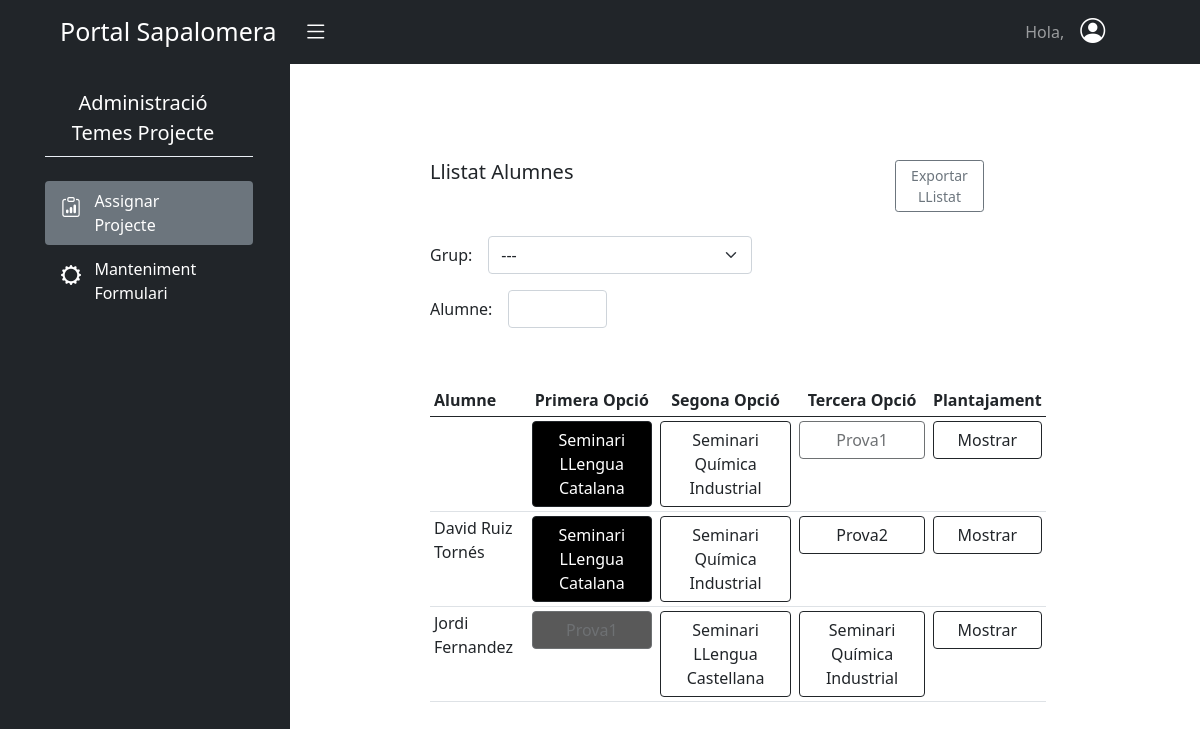
Page /aplicacions/projecte_batxillerat/assignarProjecte/ (signed in) on the committed database.
### batxillerat_projecte/models.py (models this page shows)
class Solicitud(models.Model):
    plantajament = models.TextField()
    seminari = models.ForeignKey(Seminari, on_delete=models.CASCADE)
    usuari = models.ForeignKey(User, on_delete=models.CASCADE)
    assignat = models.BooleanField(default=False)
    class Meta:
        permissions = (
            ("enviar_solicitud", "Pot enviar Solicitud"),
        )

class Seminari(models.Model):
    nom = models.CharField(max_length=100)
    departament = models.ForeignKey(Departament, on_delete=models.CASCADE)
    places = models.PositiveSmallIntegerField()
    def __str__(self):
        return self.nom

### batxillerat_projecte/views.py (the view)
# urls.py: path('assignarProjecte/', AssignarProjecte, name='assignar-projecte'),
@login_required
@permission_required('batx_seminaris.gestio_professor',raise_exception=True)
def AssignarProjecte(request):
    if request.method == 'POST':
        solicitudId = request.POST.get('solicitudId')
        usuariId = request.POST.get('usuariId')
        SolicitudsUsuari = Solicitud.objects.filter(usuari_id=usuariId)
        SolicitudsUsuari.filter(assignat=True).update(assignat=False)
        SolicitudsUsuari.filter(id=solicitudId).update(assignat=True)
        placesDisponibles = list(Solicitud.objects.values('seminari').annotate(num_places=F('seminari__places')-Count(Case(When(assignat=True, then=1)))))
        return JsonResponse({'data':placesDisponibles})
    else:
        Solicituds = Solicitud.objects.all()
        grups= Group.objects.filter(curs=3)
        placesDisponibles = Solicitud.objects.values('seminari').annotate(num_places=F('seminari__places')-Count(Case(When(assignat=True, then=1))))
        solicitudsPerId={}
        for solicitud in Solicituds:
            solicitudsPerId.setdefault(solicitud.usuari_id, []).append(solicitud)
        llistaSolicitudsId = sorted(solicitudsPerId.items())
        return render(request, 'batx_seminaris/assignar_projecte.html', {'llista_solicituds': llistaSolicitudsId,'placesDisponibles':placesDisponibles,"llista_grups":grups})

### batxillerat_projecte/templates/batx_seminaris/assignar_projecte.html (shortened to what this page needs)
{% extends "base.html" %}
{% load crispy_forms_tags %}
{% load static %}
{% block content %}
<div id="wrapper">
  <div class="container-fluid">
      <div id="sidebar-wrapper">
          <ul class="sidebar-nav">
              <div class="row d-flex justify-content-center">
                  <div class="col-11">
                      <div class="row">
                          <div class="col-11 text-white">
                              <ul>
                                  <li class="colorNavLink fs-5 nav-link pt-4 ps-1 text-center colorNavModificat">Administració </br>Temes Projecte</li>
                                  <div style="background-color:#EAEFF5;height:1px;"></div>
                                  <li class="colorNavLink rounded nav-link mt-4 bg-secondary" role="button">
                                    <div class="row">
                                      <div class="col-sm-2  pt-1">
                                        <i class="bi bi-clipboard-data me-3" style="font-size:20px;"></i>
                                      </div>
                                      <div class="col-sm-8 pe-2  me-4">
                                          Assignar<br>Projecte
                                      </div>
                                    </div>
                                  </li>
                                  <li onclick = "location.href= '{% url 'batxSeminaris:manteniment-formulari' %}'" class=" colorNavLink nav-link color-boto rounded mt-1" role="button">
                                      <div class="row">
                                        <div class="col-sm-2 pt-1">
                                            <i class="bi bi-gear-wide" style="font-size:20px;" ></i>
                                        </div>
                                        <div class="col-sm-8">
                                            Manteniment <br> Formulari
                                        </div>
                                      </div>
                                    </li>
                              </ul>
                          </div>
                      </div>
                  </div>
              </div>
          </ul>
      </div>
      <div id="page-content-wrapper" class="overflow-auto" style="height:85vh">
          <div class="container-fluid">
            <div class="col p-1 ps-5">
              <div class="container p-5">
                <div class="row py-4">
                    <div class="col-sm-7">
                      <h5>Llistat Alumnes</h5>
                    </div>
                    <div class="col-sm-1"></div>
                    <div class="col-sm-2 pe-3">
                        <button onclick = "location.href= '{% url 'batxSeminaris:exportar-pdf' %}'" type="button" class="btn btn-outline-secondary btn-sm">Exportar LListat</button>
                    </div>
                </div>
                <div class="row g-3 align-items-center">
                  <div class="col-auto">
                    <label for="grup" class="col-form-label">Grup:</label>
                  </div>
                  <div class="col-auto">
                    <select class="form-select" id="filter">
                      <option selected value="Tots">---</option>
                    </select>
                  </div>
                  <div class="col-auto">
                    <label for="alumne" class="col-form-label">Alumne:</label>
                  </div>
                  <div class="col-sm-2">
                    <input type="input" id="alumne" class="form-control">
                  </div>
                </div>
                <div class="row py-2">
                  <div class="col-md-11 py-5">
                    <table class=" table-responsive table table-sm table-hover">
                      <thead>
                        <tr>
                            <th>Alumne</th>
                            <th class="text-center">Primera Opció</th>
                            <th class="text-center">Segona Opció</th>
                            <th class="text-center">Tercera Opció</th>
                            <th class="text-center">Plantajament</th>
                        </tr>
                      </thead>
                      <tbody id="taulaSolicituds">
                        {% for key, value in llista_solicituds %}
                          <tr grup="{{value.0.usuari.groups.all.0}}">
                            <td>{{value.0.usuari.get_full_name}}</td>
                          {% for solicitud in value %}
                                <td>
                                  <span data-bs-toggle="popover"
                                        data-bs-trigger="hover"
                                        data-bs-placement="top"
                                        data-bs-content="Places Disponibles: {% for places in placesDisponibles %}{% if solicitud.seminari_id == places.seminari %}{{places.num_places}}{% endif %} {% endfor %} " >
                                    <button
                                      type="button"
                                      class="btn btn-outline-dark w-100 {% if solicitud.assignat == True %}active{% endif %}"
                                      {% for places in placesDisponibles %}{% if solicitud.seminari_id == places.seminari %}{% if places.num_places == 0 %}disabled='disabled'{% endif %}{% endif %} {% endfor %}
                                      usuari-id="{{solicitud.usuari_id}}"
                                      solicitud-id="{{solicitud.id}}"
                                      seminari-id="{{solicitud.seminari_id}}" >{{solicitud.seminari}}</button>
                                  </span>
                                </td>
                          {% endfor %}
                              <td>
                                <button type="button"
                                        class="btn btn-outline-dark w-100"
                                        data-bs-toggle="collapse"
                                        data-bs-target="#mostrar{{key}}"
                                        aria-controls="mostrar{{key}}">Mostrar</button>
                              </td>
                          </tr>
                        {% endfor %}
                      </tbody>
                    </table>
                  </div>
                </div>
              </div>
            </div>
          </div>
      </div>
  </div>
</div>
{% endblock %}

### static/css/style.css (style rules this page uses)
#wrapper { padding-left: 0; -webkit-transition: all 0.5s ease; -moz-transition: all 0.5s ease; -o-transition: all 0.5s ease; transition: all 0.5s ease; }
#sidebar-wrapper { position: fixed; left: 290px; z-index: 1000; overflow-y: auto; margin-left: -290px; width: 0; height: 100%; background:#212529; -webkit-transition: all 0.5s ease; -moz-transition: all 0.5s ease; -o-transition: all 0.5s ease; transition: all 0.5s ease; }
#page-content-wrapper { padding: 15px; width: 100%; }
.sidebar-nav { position: absolute; top: 0; margin: 0; padding: 0; width: 290px; list-style: none; }
@media (min-width: 768px) { #wrapper { padding-left: 290px; } }
@media (min-width: 768px) { #sidebar-wrapper { width: 290px; } }
@media (min-width: 768px) { #page-content-wrapper { padding: 20px; } }
.colorNavLink { color: white !important; }
.active { background-color: #000 !important; }

### rows in the picture
Solicitud: seminari "Seminari LLengua Catalana"
Solicitud: seminari "Seminari Química Industrial"
Solicitud: seminari "Prova1"
Solicitud: usuari.last_name "David Ruiz Tornés", seminari "Seminari LLengua Catalana"
Solicitud: seminari "Seminari Química Industrial"
Solicitud: seminari "Prova2"
Solicitud: usuari.last_name "Jordi Fernandez", seminari "Prova1"
Solicitud: seminari "Seminari LLengua Castellana"
Solicitud: seminari "Seminari Química Industrial"
